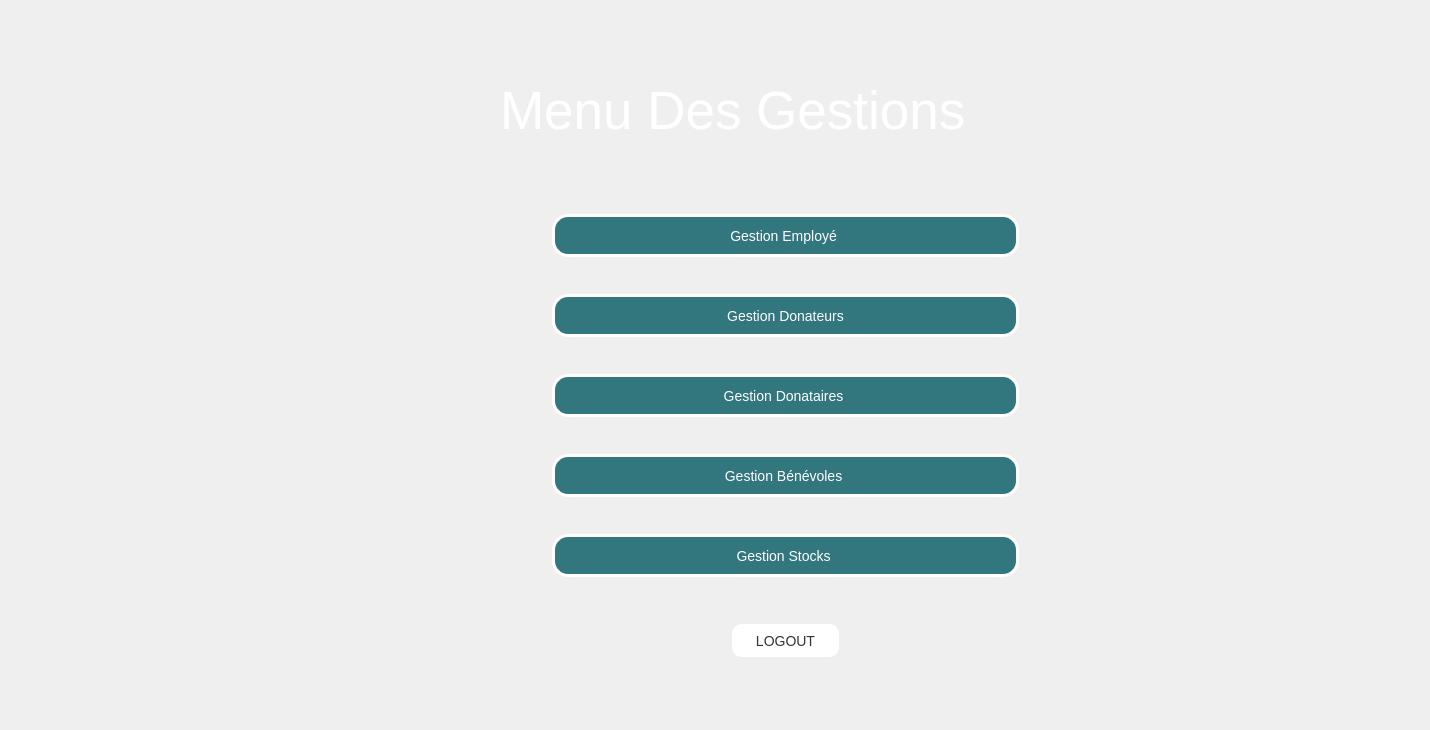
    <widget class="QWidget" name="MENU_PAGE">
     <widget class="QPushButton" name="pushButton_31">
      <property name="geometry">
       <rect>
        <x>550</x>
        <y>210</y>
        <width>471</width>
        <height>51</height>
       </rect>
      </property>
      <property name="styleSheet">
       <string notr="true">QPushButton {
	background-color:#32767e ; 
   border: none;
   color: white;
   padding: 10px 20px;
   text-align: center;
   text-decoration: none;
   display: inline-block;
   font-size: 14px;
   margin: 4px 2px;
   cursor: pointer;
   border-radius: 16px;
border : 3px solid white; 
}

QPushButton:hover {
   background-color: #EF829B;
font-color: white ; 

}</string>
      </property>
      <property name="text">
       <string>Gestion Employé </string>
      </property>
      <property name="iconSize">
       <size>
        <width>30</width>
        <height>30</height>
       </size>
      </property>
     </widget>
     <widget class="QPushButton" name="pushButton_34">
      <property name="geometry">
       <rect>
        <x>550</x>
        <y>370</y>
        <width>471</width>
        <height>51</height>
       </rect>
      </property>
      <property name="styleSheet">
       <string notr="true">QPushButton {
	background-color:#32767e ; 
   border: none;
   color: white;
   padding: 10px 20px;
   text-align: center;
   text-decoration: none;
   display: inline-block;
   font-size: 14px;
   margin: 4px 2px;
   cursor: pointer;
   border-radius: 16px;
border : 3px solid white; 
}

QPushButton:hover {
   background-color: #EF829B;
font-color: white ; 
}</string>
      </property>
      <property name="text">
       <string>Gestion Donataires </string>
      </property>
      <property name="iconSize">
       <size>
        <width>30</width>
        <height>30</height>
       </size>
      </property>
     </widget>
     <widget class="QPushButton" name="pushButton_35">
      <property name="geometry">
       <rect>
        <x>550</x>
        <y>290</y>
        <width>471</width>
        <height>51</height>
       </rect>
      </property>
      <property name="styleSheet">
       <string notr="true">QPushButton {
	background-color:#32767e ; 
   border: none;
   color: white;
   padding: 10px 20px;
   text-align: center;
   text-decoration: none;
   display: inline-block;
   font-size: 14px;
   margin: 4px 2px;
   cursor: pointer;
   border-radius: 16px;
border : 3px solid white; 
}

QPushButton:hover {
   background-color: #EF829B;
font-color: white ; 
}</string>
      </property>
      <property name="text">
       <string>Gestion Donateurs</string>
      </property>
      <property name="iconSize">
       <size>
        <width>30</width>
        <height>30</height>
       </size>
      </property>
     </widget>
     <widget class="QPushButton" name="pushButton_33">
      <property name="geometry">
       <rect>
        <x>550</x>
        <y>450</y>
        <width>471</width>
        <height>51</height>
       </rect>
      </property>
      <property name="styleSheet">
       <string notr="true">QPushButton {
	background-color:#32767e ; 
   border: none;
   color: white;
   padding: 10px 20px;
   text-align: center;
   text-decoration: none;
   display: inline-block;
   font-size: 14px;
   margin: 4px 2px;
   cursor: pointer;
   border-radius: 16px;
border : 3px solid white; 
}

QPushButton:hover {
   background-color: #EF829B;
font-color: white ; 
}</string>
      </property>
      <property name="text">
       <string>Gestion Bénévoles </string>
      </property>
      <property name="iconSize">
       <size>
        <width>30</width>
        <height>30</height>
       </size>
      </property>
     </widget>
     <widget class="QLabel" name="label_11">
      <property name="geometry">
       <rect>
        <x>100</x>
        <y>610</y>
        <width>61</width>
        <height>31</height>
       </rect>
      </property>
      <property name="styleSheet">
       <string notr="true">size : 18px ;</string>
      </property>
      <property name="text">
       <string/>
      </property>
      <property name="pixmap">
       <pixmap>../Users/yasmi/Documents/logo crew.png</pixmap>
      </property>
     </widget>
     <widget class="QPushButton" name="logout_menu">
      <property name="geometry">
       <rect>
        <x>730</x>
        <y>620</y>
        <width>111</width>
        <height>41</height>
       </rect>
      </property>
      <property name="styleSheet">
       <string notr="true">QPushButton {
   background-color: #fff;
   border: 2px solid white;
   color: #333;
   padding: 0 8px;
   text-align: center;
   text-decoration: none;
   display: inline-block;
   font-size: 14px;
   margin: 4px 2px;
   cursor: pointer;
   border-radius: 10px;



    
 
}

QPushButton:hover {
   background-color: #ec4c4c;
}


QPushButton::pressed
{
	background-color: #ec4c4c;

}</string>
      </property>
      <property name="text">
       <string>LOGOUT</string>
      </property>
      <property name="icon">
       <iconset>
        <normaloff>:/ico/icons/log-out.svg</normaloff>:/ico/icons/log-out.svg</iconset>
      </property>
      <property name="iconSize">
       <size>
        <width>20</width>
        <height>20</height>
       </size>
      </property>
     </widget>
     <widget class="QPushButton" name="pushButton_32">
      <property name="geometry">
       <rect>
        <x>550</x>
        <y>530</y>
        <width>471</width>
        <height>51</height>
       </rect>
      </property>
      <property name="styleSheet">
       <string notr="true">QPushButton {
	background-color:#32767e ; 
   border: none;
   color: white;
   padding: 10px 20px;
   text-align: center;
   text-decoration: none;
   display: inline-block;
   font-size: 14px;
   margin: 4px 2px;
   cursor: pointer;
   border-radius: 16px;
border : 3px solid white; 
}

QPushButton:hover {
   background-color: #EF829B;
font-color: white ; 
}</string>
      </property>
      <property name="text">
       <string>Gestion Stocks </string>
      </property>
      <property name="iconSize">
       <size>
        <width>30</width>
        <height>30</height>
       </size>
      </property>
     </widget>
     <widget class="QLabel" name="label_17">
      <property name="geometry">
       <rect>
        <x>500</x>
        <y>70</y>
        <width>571</width>
        <height>81</height>
       </rect>
      </property>
      <property name="styleSheet">
       <string notr="true">QLabel{
color : white;
font:40pt;
}</string>
      </property>
      <property name="text">
       <string>Menu Des Gestions</string>
      </property>
     </widget>
     <widget class="QLabel" name="label_15">
      <property name="geometry">
       <rect>
        <x>0</x>
        <y>0</y>
        <width>1421</width>
        <height>721</height>
       </rect>
      </property>
      <property name="text">
       <string/>
      </property>
      <property name="pixmap">
       <pixmap>../3258154.jpg</pixmap>
      </property>
      <property name="scaledContents">
       <bool>true</bool>
      </property>
     </widget>
     <zorder>label_15</zorder>
     <zorder>pushButton_31</zorder>
     <zorder>pushButton_34</zorder>
     <zorder>pushButton_35</zorder>
     <zorder>pushButton_33</zorder>
     <zorder>label_11</zorder>
     <zorder>logout_menu</zorder>
     <zorder>pushButton_32</zorder>
     <zorder>label_17</zorder>
    </widget>
